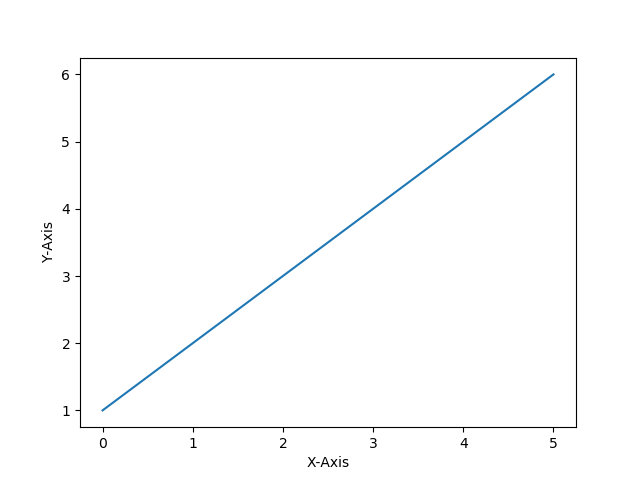

The script that drew this image:
import matplotlib.pyplot as plt
import numpy

"""Line Plot"""
pyList = [1, 2, 3, 4, 5, 6]
myArray = numpy.array(pyList)
plt.plot(myArray)
plt.xlabel("X-Axis")
plt.ylabel("Y-Axis")
plt.show()
